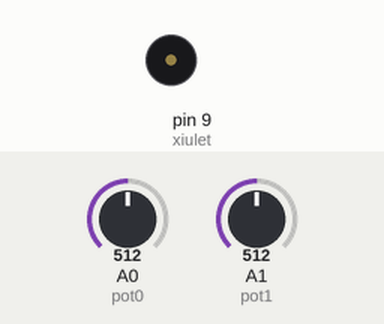
Simulated run of this sketch. Board: Arduino Uno, built with avr-gcc and run on an emulated ATmega328P. Parts: buzzer (waves = sounding). The inputs (shaded band) are chosen by the test bench; at power-on: A0 (pot0) = 512, A1 (pot1) = 512.

Above: at 1.8 s.
1.9 s: A0 (pot0) set to 0
At 3.2 s:
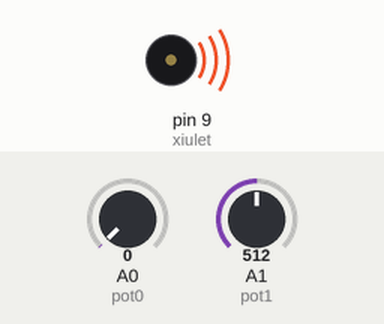
3.5 s: A0 (pot0) set to 122
At 4.5 s:
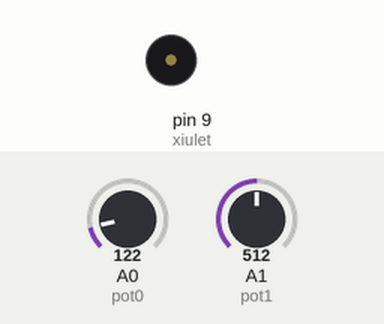
7.6 s: A0 (pot0) set to 989
11.1 s: A0 (pot0) set to 1015
At 13.2 s:
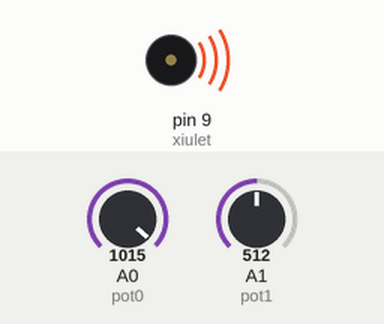
13.5 s: A0 (pot0) set to 511
At 15.4 s:
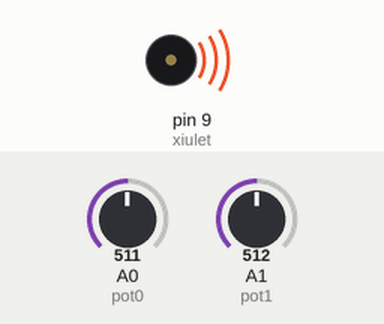
Timing chart, 0 to 18.6 s (numbered marks = the images above; inputs shaded):
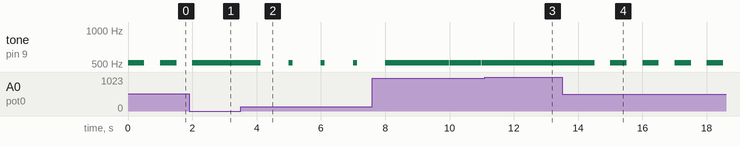

The sketch:

Sirena_activitat_6.ino
```cpp
/**********************************************************************************
**                                                                               **
**                                  Sirena                                       **
**                                                                               **
**  Joan Josep Moreno                                                            **
**********************************************************************************/
//********** Includes *************************************************************
//********** Variables ************************************************************
const int xiulet = 9;        // donar nom al pin 9 de l’Arduino
const int pot0 = A0;         // donar nom al pin A0 de l’Arduino
const int pot1 = A1;         // donar nom al pin A1 de l’Arduino
int valPot0;                 // guardar valor del potenciometre 1
int valPot1;                 // guardar valor del potenciometre 2
int tempo = 1000;
//********** Setup ****************************************************************
void setup()
{
  pinMode(xiulet, OUTPUT);   // definir el pin 9 com una sortida
}
//********** Loop *****************************************************************
void loop()
{
  valPot0 = analogRead(pot0);    // llegir valor potenciòmetre
  valPot1 = analogRead(pot1);    // llegir valor potenciòmetre
  tone(xiulet,valPot1, valPot0);    // xiulet de durada valPot0
  delay(tempo);              // esperar 1 segon
}
//********** Funcions *************************************************************
```

Measured:
- the behaviour switches between 1000 and 1001 on A0 (pot0) (found by bisection; images 2 and 3)
- after the input at 1.9 s, tone on pin 9 (xiulet): goes on until 2.0 s, then stays 512 Hz
- after the input at 3.5 s, tone on pin 9 (xiulet): alternates 512 Hz for 0.12 s and silent for 0.88 s, starting after 0.62 s
- after the input at 11.1 s, tone on pin 9 (xiulet): goes on until 12.0 s, then stays 512 Hz
- after the input at 13.5 s, tone on pin 9 (xiulet): alternates 512 Hz for 0.51 s and silent for 0.49 s, starting after 1.0 s
- by itself, tone on pin 9 (xiulet): alternates 512 Hz for 0.51 s and silent for 0.49 s
